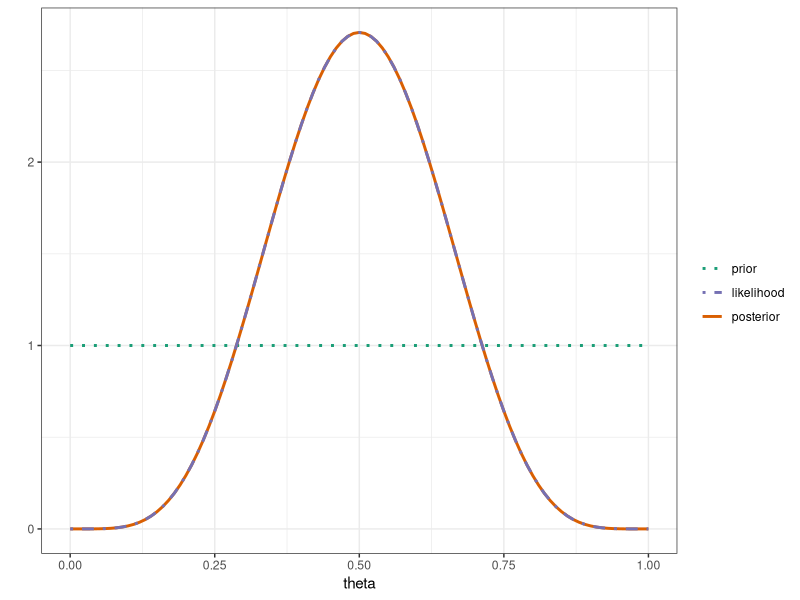
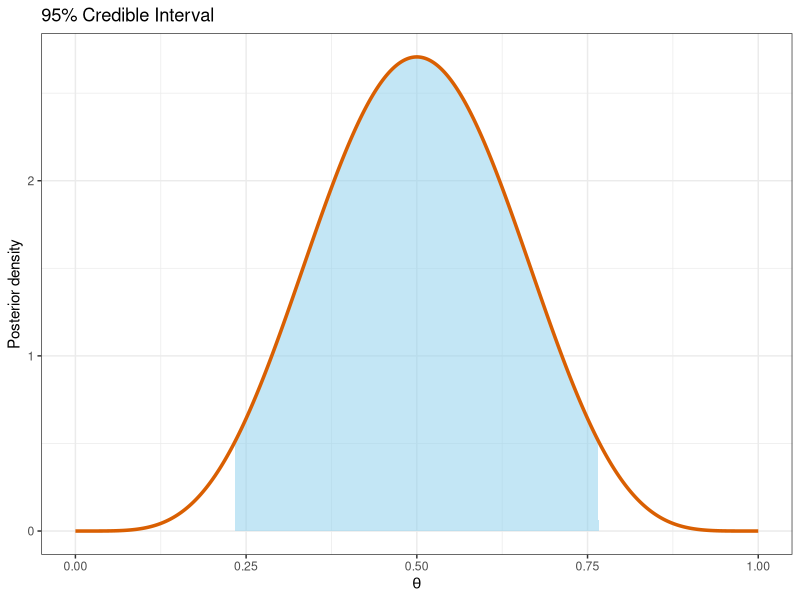
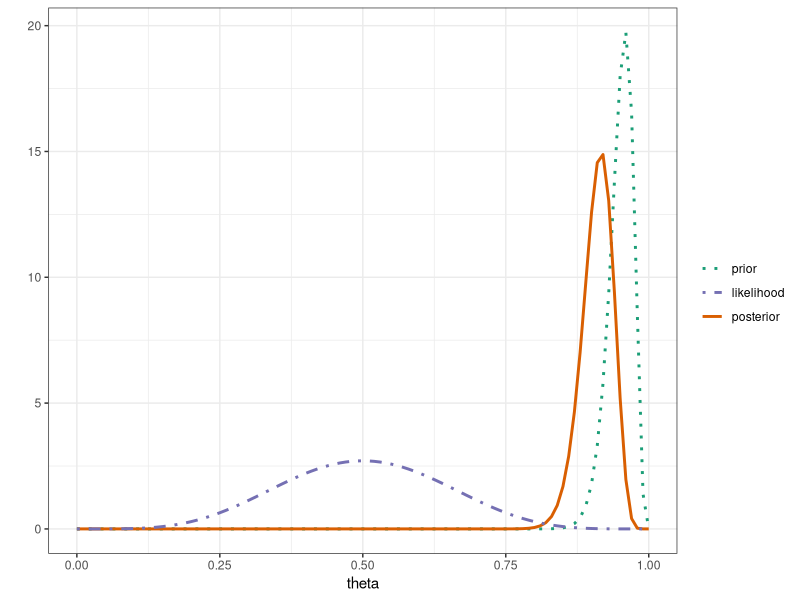
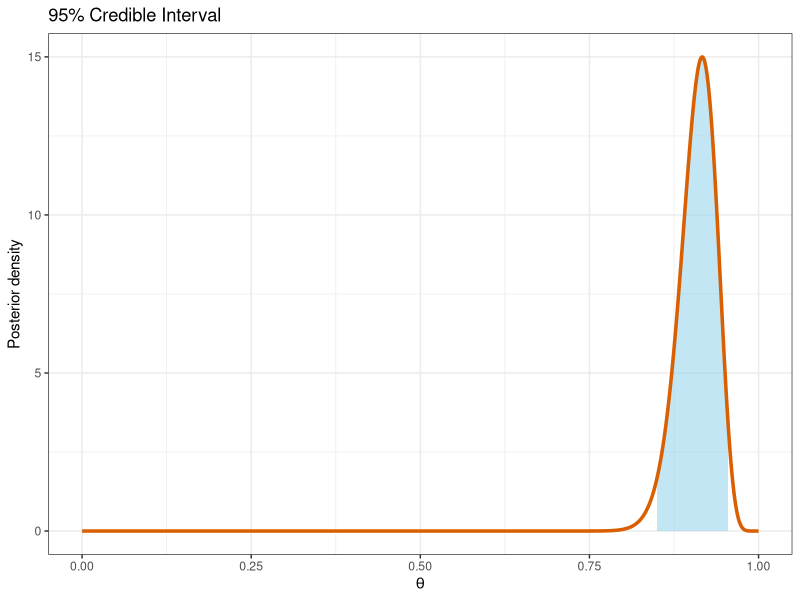

Write the R code that produced these figures, in order.
## ---- chunk 1
knitr::opts_chunk$set(echo = TRUE)
library(dplyr)
library(tidyverse)
library(ggplot2)
## ---- chunk 2
# data
n = 10 
y = 5 
## ---- chunk 3
# with code this is how we are answering the question.
binom.test(y, n, p = 0.7, alternative = "greater")
## ---- chunk 4
# Define colors and line types for Bayesian plots
bayes_col <- c(
  prior = "#1b9e77",
  likelihood = "#7570b3",
  posterior = "#d95f02"
)

bayes_lty <- c(
  prior = "dotted",
  likelihood = "dotdash",
  posterior = "solid"
)

## ---- chunk 5
#  Uninformative Beta prior
alpha_prior = 1 
beta_prior = 1

# Beta posterior
alpha_post = alpha_prior + y 
beta_post = beta_prior + n - y

# scaled likelihood, depends on data: n, y this allows it to be on same scale
likelihood_scaled <- function(theta) {
  likelihood <- function(theta) {
    dbinom(x = y, size = n, prob = theta)
  }
  scaling_constant <- integrate(likelihood, lower = 0, upper = 1)[[1]]
  likelihood(theta) / scaling_constant
}

# Plot
ggplot(data.frame(x = c(0, 1)),
       aes(x = x)) +
  # prior
  stat_function(fun = dbeta,
                args = list(shape1 = alpha_prior,
                            shape2 = beta_prior),
                lty = bayes_lty["prior"],
                linewidth = 1,
                aes(color = "prior", linetype = "prior")) +
  # posterior
  stat_function(fun = dbeta,
                args = list(shape1 = alpha_post,
                            shape2 = beta_post),
                lty = bayes_lty["posterior"],
                linewidth = 1,
                aes(color = "posterior", linetype = "posterior")) +
  
  # (scaled) likelihood
  stat_function(fun = likelihood_scaled,
                lty = bayes_lty["likelihood"],
                linewidth = 1,
                aes(color = "likelihood", linetype = "likelihood")) +
  # Define color and add a legend
  scale_color_manual(name = "",
                     breaks = c("prior", "likelihood", "posterior"),
                     values = bayes_col[c("prior", "likelihood", "posterior")]) +
  scale_linetype_manual(name = "",
                        breaks = c("prior", "likelihood", "posterior"),
                        values = bayes_lty[c("prior", "likelihood", "posterior")]) +
  labs(x = "theta",
       y = "") +
  theme_bw()
## ---- chunk 6

theta <- seq(0, 1, length.out = 1000)
posterior <- dbeta(theta, alpha_post, beta_post)

ggplot(data.frame(theta, posterior), aes(x = theta, y = posterior)) +
  geom_area(data = subset(data.frame(theta, posterior), theta > qbeta(0.025, alpha_post, beta_post) & theta < qbeta(0.975, alpha_post, beta_post)),
            aes(x = theta, y = posterior),
            fill = "skyblue", alpha = 0.5) +
  geom_line(color = "#d95f02", size = 1.2) +
  labs(x = expression(theta),
       y = "Posterior density",
       title = "95% Credible Interval") +
  theme_bw()
## ---- chunk 7
grp_1_res<- data.frame(
  est = round(alpha_post/ (alpha_post + beta_post),2),
  cred_int_lower = round(qbeta(0.025, alpha_post, beta_post),2), 
  cred_int_upper = round(qbeta(0.975, alpha_post, beta_post),2), 
  seventy_pct = round(1- pbeta(0.7, alpha_post, beta_post),2)
  
)

grp_1_res
## ---- chunk 8
#  Informative Beta prior
alpha_prior = 95
beta_prior = 5

# Beta posterior
alpha_post = alpha_prior + y
beta_post = beta_prior + n - y

# scaled likelihood, depends on data: n, y this allows it to be on same scale
likelihood_scaled <- function(theta) {
  likelihood <- function(theta) {
    dbinom(x = y, size = n, prob = theta)
  }
  scaling_constant <- integrate(likelihood, lower = 0, upper = 1)[[1]]
  likelihood(theta) / scaling_constant
}

# Plot
ggplot(data.frame(x = c(0, 1)),
       aes(x = x)) +
  # prior
  stat_function(fun = dbeta,
                args = list(shape1 = alpha_prior,
                            shape2 = beta_prior),
                lty = bayes_lty["prior"],
                linewidth = 1,
                aes(color = "prior", linetype = "prior")) +
  # posterior
  stat_function(fun = dbeta,
                args = list(shape1 = alpha_post,
                            shape2 = beta_post),
                lty = bayes_lty["posterior"],
                linewidth = 1,
                aes(color = "posterior", linetype = "posterior")) +
  
  # (scaled) likelihood
  stat_function(fun = likelihood_scaled,
                lty = bayes_lty["likelihood"],
                linewidth = 1,
                aes(color = "likelihood", linetype = "likelihood")) +
  # Define color and add a legend
  scale_color_manual(name = "",
                     breaks = c("prior", "likelihood", "posterior"),
                     values = bayes_col[c("prior", "likelihood", "posterior")]) +
  scale_linetype_manual(name = "",
                        breaks = c("prior", "likelihood", "posterior"),
                        values = bayes_lty[c("prior", "likelihood", "posterior")]) +
  labs(x = "theta",
       y = "") +
  theme_bw()
## ---- chunk 9

theta <- seq(0, 1, length.out = 1000)
posterior <- dbeta(theta, alpha_post, beta_post)

ggplot(data.frame(theta, posterior), aes(x = theta, y = posterior)) +
  geom_area(data = subset(data.frame(theta, posterior), theta > qbeta(0.025, alpha_post, beta_post) & theta < qbeta(0.975, alpha_post, beta_post)),
            aes(x = theta, y = posterior),
            fill = "skyblue", alpha = 0.5) +
  geom_line(color = "#d95f02", size = 1.2) +
  labs(x = expression(theta),
       y = "Posterior density",
       title = "95% Credible Interval") +
  theme_bw()
## ---- chunk 10
grp_2_res<- data.frame(
  est = round(alpha_post/ (alpha_post + beta_post),2),
  cred_int_lower = round(qbeta(0.025, alpha_post, beta_post),2), 
  cred_int_upper = round(qbeta(0.975, alpha_post, beta_post),2), 
  seventy_pct = 1- pbeta(0.7, alpha_post, beta_post)
)

grp_2_res
